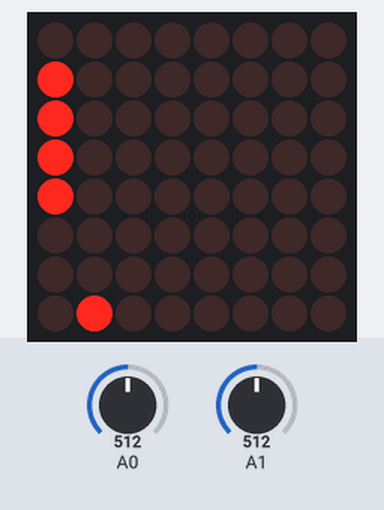
Simulated run of this sketch. Board: Arduino Uno, built with avr-gcc and run on an emulated ATmega328P. Shown: 8×8 LED matrix. The inputs (shaded band) are chosen by the test bench; at power-on: A0 = 512, A1 = 512. Random numbers use the default seed unless the sketch sets one.

Above: at 0.1 s.
At 1.6 s:
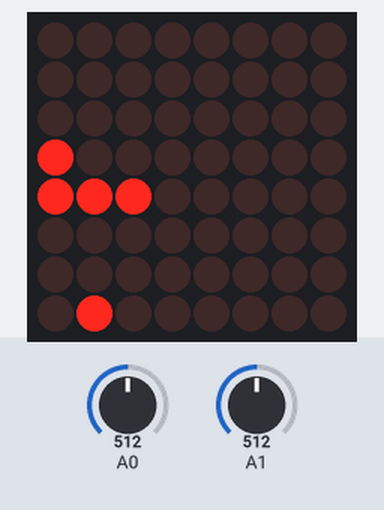
1.7 s: A0 set to 399
At 4.6 s:
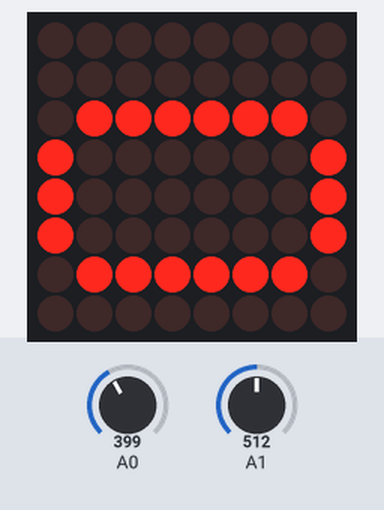
4.7 s: A0 set to 371
Timing chart, 0 to 7.7 s (numbered marks = the images above; inputs shaded):
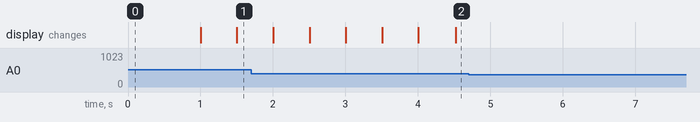

The sketch:

src.ino
```cpp
#include "game.h"
#include "snake.h"

Snake *game;

void setup() {
    Game::setup();
    Serial.begin(9600);

    game = new Snake(4);
}

int new_time = millis();

bool is_dead = false;

void loop() {
    if (!is_dead) {
        int old_time = new_time;
        new_time = millis();

        auto error = game->update(((float)new_time-(float)old_time)/1000.f);

        if (error == GameError::Error) {
            is_dead = true;
			game->clear_display();
			game->set_char(game->tail_len - 4);
        }
    }
}
```

arkanoid.cpp
```cpp
#include "arkanoid.h"

Arkanoid::Arkanoid(): Game() {
    paddle_pos = 4.5f;
    ball = {4.0f, 4.0f};
    ball_velocity = {0.0f, 1.0f};
    state = State::Left;
}

GameError Arkanoid::update(float delta) {
    set_led((int)ball.x, (int)ball.y, true);

    ball.x += ball_velocity.x * delta;
    ball.y += ball_velocity.y * delta;

    if (ball.y > 8.0)
        return;

    set_led((int)ball.x, (int)ball.y, true);

    set_led(((int)paddle_pos)-1, 7, false);
    set_led( (int)paddle_pos   , 7, false);
    set_led(((int)paddle_pos)+1, 7, false);

    switch (state) {
        case State::Left:
            paddle_pos -= delta * 2;
            break;
        case State::Right:
            paddle_pos += delta * 2;
            break;
    }

    if (paddle_pos < 0.0)
        state = State::Right;
    else if (paddle_pos > 8.0)
        state = State::Left;

    set_led(((int)paddle_pos)-1, 7, true);
    set_led( (int)paddle_pos   , 7, true);
    set_led(((int)paddle_pos)+1, 7, true);

    return GameError::Ok;
}

void Arkanoid::calculate_collision() {
}
```

arkanoid.h
```cpp
#pragma once

#include "game.h"
#include "util.h"

enum class State {
    Left,
    Right,
    Stop
};

class Arkanoid : public Game {
private:
    float paddle_pos;

    Vec2<float> ball;
    Vec2<float> ball_velocity;

    bool blocks[8*8];

    void calculate_collision();

    State state;

public:
    Arkanoid();

    GameError update(float delta);
};
```

game.cpp
```cpp
#include "game.h"

Game::Game() {}

LedControl _lc(DATA_PIN, CLOCK_PIN, CS_PIN, 1);

void Game::setup() {
    _lc.shutdown(0,false);
    _lc.setIntensity(0,8);
    _lc.clearDisplay(0);

    pinMode(2, INPUT);
    pinMode(A0, INPUT);
    pinMode(A1, INPUT);
}


float Game::get_axis_x() {
    return analogRead(A0)-512.f;
}

float Game::get_axis_y() {
    return analogRead(A1)-512.f;
}

bool Game::button_pressed() {
    return digitalRead(2) == HIGH;
}

void Game::set_led(int x, int y, bool state) {
    _lc.setLed(0, x, y, state);
}

void Game::clear_display() {
	_lc.clearDisplay(0);
}

const byte IMAGES[][8] = {
{
  0B00000000,
  0B00000000,
  0B01111110,
  0B10000001,
  0B10000001,
  0B10000001,
  0B01111110,
  0B00000000
},
{
  0B00000000,
  0B00000000,
  0B00000000,
  0B01000001,
  0B11111111,
  0B00000001,
  0B00000000,
  0B00000000
},{
  0B00000000,
  0B00000000,
  0B01000001,
  0B10000011,
  0B10000101,
  0B10001001,
  0B01110001,
  0B00000000
},{
  0B00000000,
  0B00000000,
  0B01000010,
  0B10000001,
  0B10010001,
  0B10010001,
  0B01101110,
  0B00000000
},{
  0B00000000,
  0B00000000,
  0B00001100,
  0B00010100,
  0B00100100,
  0B01000100,
  0B11111111,
  0B00000000
},{
  0B00000000,
  0B00000000,
  0B11110010,
  0B10010001,
  0B10010001,
  0B10010001,
  0B10001110,
  0B00000000
},{
  0B00000000,
  0B00000000,
  0B01111110,
  0B10010001,
  0B10010001,
  0B10010001,
  0B01001110,
  0B00000000
},{
  0B00000000,
  0B00000000,
  0B10000000,
  0B10000111,
  0B10001000,
  0B10010000,
  0B11100000,
  0B00000000
},{
  0B00000000,
  0B00000000,
  0B01101110,
  0B10010001,
  0B10010001,
  0B10010001,
  0B01101110,
  0B00000000
},{
  0B00000000,
  0B00000000,
  0B01110010,
  0B10001001,
  0B10001001,
  0B10001001,
  0B01111110,
  0B00000000
}};

void Game::set_char(int value) {
	if (value > 9 || value < 0)
		return;

	for (int i = 0; i < 8; i++) {
		for (int j = 0; j < 8; j++) {
			_lc.setLed(0, i, j, bitRead(IMAGES[value][i], 7 - j));
		}
	}
}
```

game.h
```cpp
#pragma once

#include "LedControl.h"

#define DATA_PIN 11
#define CLOCK_PIN 13
#define CS_PIN 10

enum class GameError {
    Ok,
    Error
};

class Game {
public:
    Game();

    static bool button_pressed();

    void set_led(int x, int y, bool state);
	void clear_display();
	void set_char(int value);

    static float get_axis_x();
    static float get_axis_y();
    static void setup();

    virtual GameError update(float delta);
};
```

gameselector.cpp
```cpp
#include "gameselector.h"

GameSelector::GameSelector(): Game() {
    game = nullptr;
}


GameError GameSelector::update(float delta) {
    if (game != nullptr) {
        game->update(delta);
        return;
    }

    if (Game::button_pressed()) {
        //setScreen(false); TODO: make a function to clear screen
        switch (int(current_selection)) {
        case 0:
            game = new Snake(4);
            set_led((int)current_selection, select_row, false);
            break;
        case 1:
            game = new Arkanoid();
            set_led((int)current_selection, select_row, false);
            break;
        }
    }

    set_led((int)current_selection, select_row, false);

    current_selection += get_axis_x()*delta*0.0001;

    set_led((int)current_selection, select_row, true);

    return GameError::Ok;
}
```

gameselector.h
```cpp
#pragma once

#include "game.h"
#include "snake.h"
#include "arkanoid.h"

class GameSelector : public Game {
private:
    Game *game;

    float current_selection;

    const int select_row = 4;

public:
    GameSelector();

    GameError update(float delta);
};
```

snake.cpp
```cpp
#include "snake.h"

Snake::Snake(int start_len): Game() {
    tail_len = start_len;

    for (int i = 0; i < start_len; i++) {
        tail[i] = { start_len - i, 0 };
        set_led(start_len-i, 0, true);
    }
    head = { (float)start_len, 0.f };

    dir = Direction::Down;

    new_candy();
    set_led(candy.x, candy.y, true);
}

GameError Snake::update(float delta) {
    auto ax = Game::get_axis_x();
    auto ay = Game::get_axis_y();

    if (abs(ax) > abs(ay)) {
        // Left/RIght
        if (ax < - dead_zone) {
            dir = Direction::Left;
        } else if (ax > dead_zone){
            dir = Direction::Right;
        }
    } else {
        if (ay < - dead_zone) {
            dir = Direction::Down;
        } else if (ay > dead_zone){
            dir = Direction::Up;
        }
    }

    switch (dir) {
    case Direction::Up:
        head.y -= delta;
        break;
    case Direction::Left:
        head.x -= delta;
        break;
    case Direction::Down:
        head.y += delta;
        break;
    case Direction::Right:
        head.x += delta;
        break;
    }
    if (
        (int)head.x != tail[0].x ||
        (int)head.y != tail[0].y
   ) {
		if (head.x > 8.0f || head.x < -1.0f || head.y > 8.0f || head.y < -1.0f)
			return GameError::Error;

        if ((int)head.x == candy.x && (int)head.y == candy.y) {
            tail[tail_len++] = {0,0}; // can be anything
        } else {
            set_led(tail[tail_len-1].x, tail[tail_len-1].y, false);
        }

        for (int i = tail_len-1; i > 0; i--) {
            /*
            for (int j = tail_len-1; j > 0; j--)
                if (i != j && tail[i].x == tail[j].x && tail[i].y == tail[j].y)
                    return GameError::Error;
            */
            tail[i].x = tail[i-1].x;
            tail[i].y = tail[i-1].y;
        }

        if ((int)head.x == candy.x && (int)head.y == candy.y) {
            new_candy();
            set_led(candy.x, candy.y, true);
        }

        switch (dir) {
        case Direction::Up:
            tail[0].y -= 1;
            break;
        case Direction::Left:
            tail[0].x -= 1;
            break;
        case Direction::Down:
            tail[0].y += 1;
            break;
        case Direction::Right:
            tail[0].x += 1;
            break;
        }

		head.x = (float)(int)head.x + 0.5f;
		head.y = (float)(int)head.y + 0.5f;

		for (int i = 1; i < tail_len; i++) {
			if (tail[i].x == tail[0].x && tail[i].y == tail[0].y) {
				return GameError::Error;
			}
		}

        set_led(tail[0].x, tail[0].y, true);
    }

    return GameError::Ok;
}

void Snake::new_candy() {
loop:
    candy = {random(0,8), random(0,8)};
    for (int i = 0; i < tail_len; i++) {
        if (tail[i].x == candy.x && tail[i].y == candy.y)
            goto loop;
    }
}
```

snake.h
```cpp
#pragma once

#include "game.h"
#include "util.h"

class Snake : public Game {
private:
    const float dead_zone = 128.f;

    Direction dir;

    Vec2<float> head;
    Vec2<int> tail[64];

    Vec2<int> candy;

    void new_candy();


public:
    Snake(int start_len);

    int tail_len;

    GameError update(float delta);
};
```

util.h
```cpp
#pragma once

enum class Direction {
    Up, Down, Left, Right
};

template<class T>
struct Vec2 {
    T x;
    T y;
};
```

Measured:
- after the input at 4.7 s, every drawn part: stays the same
